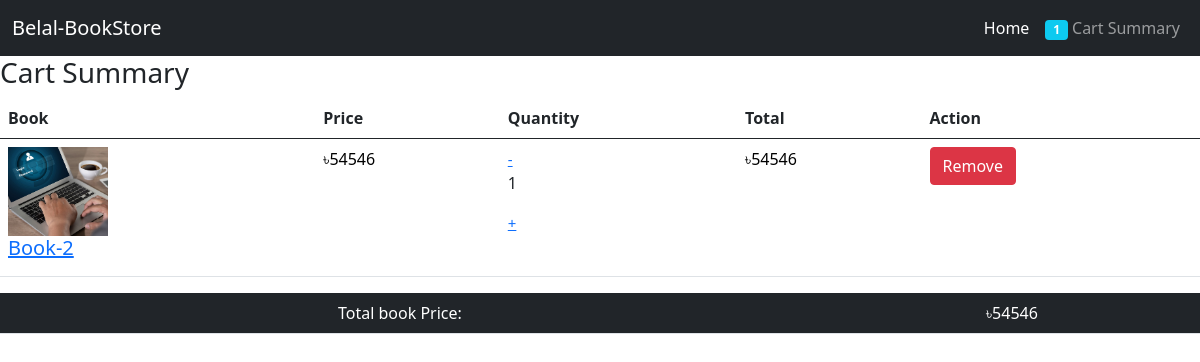
Page /cart-summary (signed in) on the earlier database version.
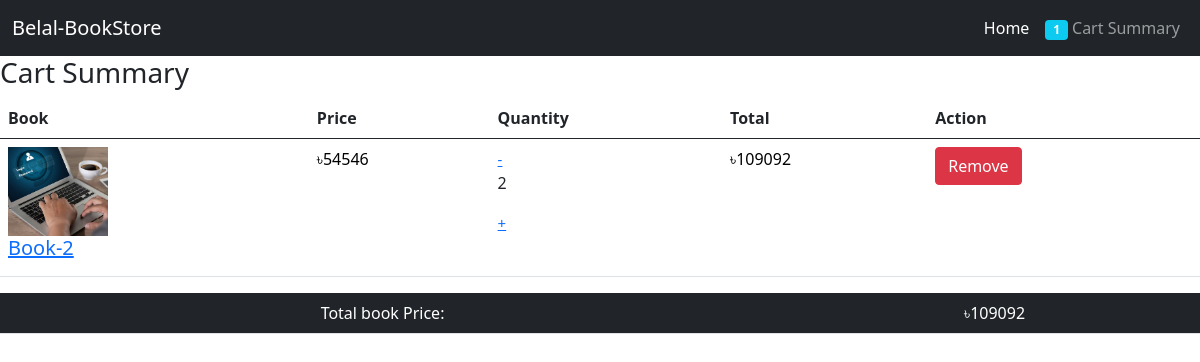
Same page on the later database version.
### store/models.py (models this page shows, shortened)
class Order(models.Model):
    user = models.ForeignKey(User, on_delete=models.CASCADE)
    books = models.ManyToManyField(CartItem)
    ordered_date = models.DateTimeField()
    ordered = models.BooleanField(default=False)
    def get_total(self):
        total = 0
        for i in self.books.all():
            total += i.get_subtotal()
        return total
    class Meta:
        ordering = ['-id']

class CartItem(models.Model):
    user = models.ForeignKey(User, on_delete=models.CASCADE)
    ordered = models.BooleanField(default=False)
    book = models.ForeignKey(BookStore, on_delete=models.CASCADE)
    quantity = models.IntegerField(default=1)
    def get_subtotal(self):
        if self.book.discount_price:
            return self.book.discount_price * self.quantity
        else:
            return self.book.price * self.quantity
    class Meta:
        ordering = ['-id']

class BookStore(models.Model):
    name = models.CharField(max_length=100)
    categoris = models.ForeignKey(Category, on_delete=models.CASCADE)
    writer = models.ForeignKey(Writer, on_delete=models.CASCADE)
    image = models.ImageField(upload_to='BookImg',default='BookImg/noimg.jpg')
    price = models.IntegerField()
    discount_price = models.IntegerField(blank=True, null=True)
    discription = RichTextUploadingField()
    stock_quantity = models.PositiveIntegerField()
    class Meta:
        ordering = ['-id']

### store/views.py (the view)
# urls.py: path('cart-summary', cart_summary, name='cart-summary'),
@login_required
def cart_summary(request):
    try:
        order = Order.objects.get(user=request.user, ordered=False)
        context ={
            'order':order
        }
        return render(request, 'cart-summary.html',context)
    except ObjectDoesNotExist:
        messages.info(request,'your cart is empty')
        return redirect('/')

### store/templatetags/cart_item_count.py (called while the page is built)
@register.filter
def cart_item_count(user):
    if user.is_authenticated:
        qs=Order.objects.filter(user=user, ordered=False)
        if qs.exists():
            return qs[0].books.count()
        return 0
    return 0

### store/templates/cart-summary.html (shortened to what this page needs)
{% extends 'base.html' %}
{% block content %}
<h3>Cart Summary</h3>
{% if order.books.all %}
<div class="row">
    <div class="col-12">
        <table class="table">
            <thead>
                <tr>
                    <th>Book</th>
                    <th>Price</th>
                    <th>Quantity</th>
                    <th>Total</th>
                    <th>Action</th>
                </tr>
            </thead>
            <tbody>
            {% for p in order.books.all %}
            <tr>
                <td>
                    <div>
                        <a href="{% url 'book-detail' p.book.pk %}">
                            <img src="{{ p.book.image.url }}" alt="book image" style="width: 100px;">
                        </a>
                        <h5 >
                            <a href="{% url 'book-detail' p.book.pk %}">{{ p.book.name }}</a>
                        </h5>
                    </div>
                </td>
                    <td style="color:rgb(0 0 0);">
                        {% if p.book.discount_price %}
                        ৳{{ p.book.discount_price }}
                        {% else %}
                        ৳{{ p.book.price }}
                        {% endif %}
                    </td>
                    <td>
                        <div>
                            <a style="font-size: 15px;" href="{% url 'quantity-decrement' p.book.pk %}">-</i></a>
                            <p>{{ p.quantity }}</p>
                            <a style="font-size: 15px;" href="{% url 'quantity-increment' p.book.pk %}">+</i></a>
                        </div>
                    </td>
                    <td style="color:rgb(0 0 0);">৳{{ p.get_subtotal }} </td>
                    <td><a class="btn btn-danger" href="{% url 'remove_from_cart' p.book.pk %}" >Remove</a></td>
            </tr>
            {% endfor %}
            </tbody>
        </table>
    </div>
    <table class="table bg-dark text-white text-center">
        <tbody>
            <tr class="">
                <td>Total book Price:</td>
                <td>৳{{ order.get_total }} </td>
            </tr>
        </tbody>
    </table>
</div>
{% else %}
<h2 class="text-center text-warning">Empty Cart</h2>
{% endif %}
{% endblock content %}

### store/templates/base.html (shortened to what this page needs)
<!DOCTYPE html>
<html lang="en">
<head>
    {% load cart_item_count %}
    <link href="https://cdn.jsdelivr.net/npm/bootstrap@5.0.2/dist/css/bootstrap.min.css" rel="stylesheet">
</head>
<body>
    <nav class="navbar navbar-expand-lg navbar-dark bg-dark">
        <div class="container-fluid">
            <a class="navbar-brand" href="/">Belal-BookStore</a>
            <div class="collapse navbar-collapse" id="navbarSupportedContent">
            <ul class="navbar-nav ms-auto mb-2 mb-lg-0">
                <li class="nav-item">
                <a class="nav-link active" aria-current="page" href="/">Home</a>
                </li>
                <li class="nav-item">
                <a class="nav-link" href="{% url 'cart-summary' %}"><span class="badge bg-info">{{ request.user|cart_item_count }}</span> Cart Summary</a>
                </li>
            </ul>
            </div>
        </div>
    </nav>
    {% block content %}
    {% endblock content %}
</body>
</html>

Differences in the rows shown:
changed CartItem "Book-2": quantity "1" → "2"; get_subtotal "54546" → "109092"
changed through a linked row, Order: get_total "54546" → "109092"
